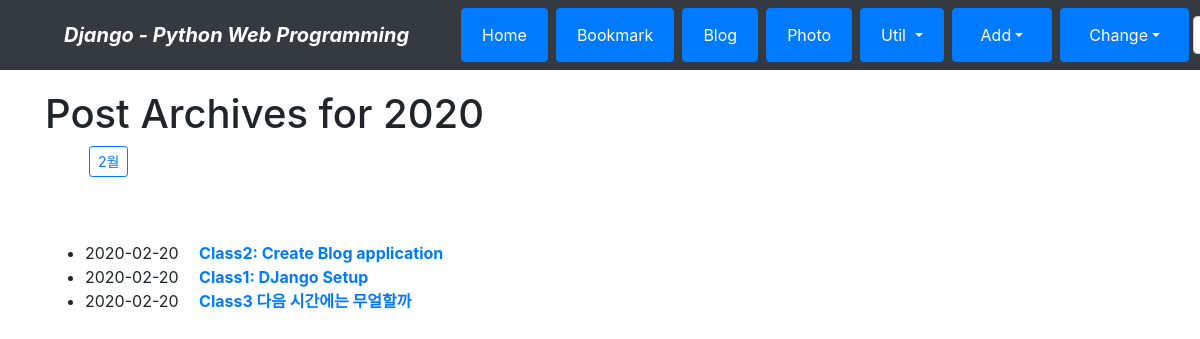
Page /blog/archive/2020/ on the earlier database version.
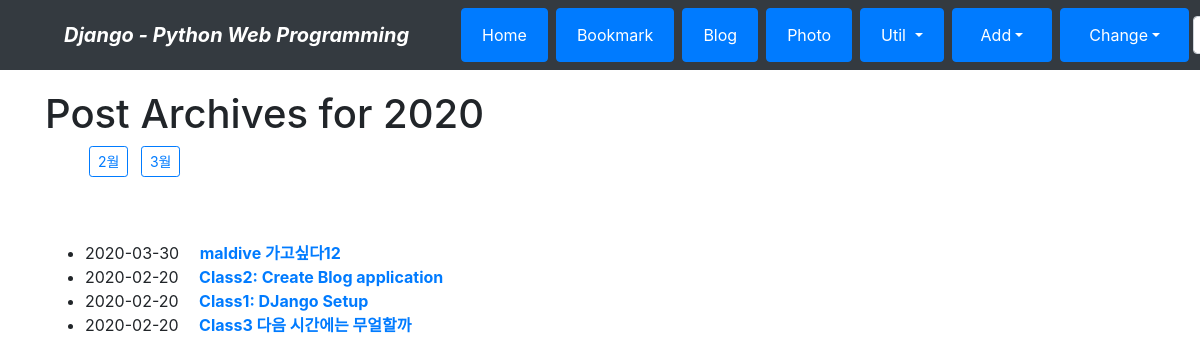
Same page on the later database version.
### blog/models.py (models this page shows, shortened)
class Post(models.Model):
    title = models.CharField(verbose_name='TITLE', max_length=50)
    slug = models.SlugField('SLUG',unique=True, allow_unicode=True, help_text='one word for title alias.')
    description = models.CharField('DESCRIPTION', max_length=100, blank=True, help_text='simple description text.')
    content = models.TextField('CONTENT')
    create_dt = models.DateTimeField('CREATE DATE', auto_now_add=True)
    modify_dt = models.DateTimeField('MODIFY DATE', auto_now=True)
    tags = TaggableManager(blank=True)
    owner = models.ForeignKey(User, on_delete=models.CASCADE, verbose_name='OWNER', blank=True, null=True)
    class Meta:
        verbose_name = 'post'
        verbose_name_plural = 'posts'
        db_table = 'blog_posts'
        ordering = ('-modify_dt',)
    def get_absolute_url(self):
        return reverse('blog:post_detail', args=(self.slug,))

### blog/views.py (the view)
# urls.py: path('archive/<int:year>/', views.PostYAV.as_view(), name='post_year_archive'),
class PostYAV(YearArchiveView):
    model = Post
    date_field = 'modify_dt'
    make_object_list = True

### blog/templates/blog/post_archive_year.html (shortened to what this page needs)
{% extends "base.html" %}
{% block content %}
<h1>Post Archives for {{ year|date:"Y" }}</h1>
<ul>
    {% for date in date_list %}
    <a href="{% url 'blog:post_month_archive' year|date:'Y' date|date:'b' %}"
    class="btn btn-outline-primary btn-sm mx-1">{{ date|date:"F" }}</a>
    {% endfor %}
</ul>
<br><br>
<div>
    <ul>
        {% for post in object_list %}
        <li>{{ post.modify_dt|date:"Y-m-d" }}&emsp;
            <a href="{{ post.get_absolute_url }}"><strong>{{ post.title }}</strong></a>
        </li>
        {% endfor %}
    </ul>
</div>
{% endblock %}

Differences in the rows shown:
added Post: modify_dt "2020-03-30", title "maldive 가고싶다12"
Other differences:
new list line: "3월"
